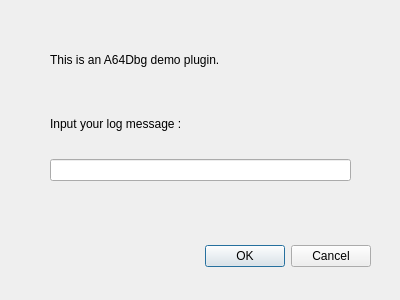
<?xml version="1.0" encoding="UTF-8"?>
<ui version="4.0">
 <class>Dialog</class>
 <widget class="QDialog" name="Dialog">
  <property name="geometry">
   <rect>
    <x>0</x>
    <y>0</y>
    <width>400</width>
    <height>300</height>
   </rect>
  </property>
  <property name="windowTitle">
   <string>ADP Demo</string>
  </property>
  <widget class="QDialogButtonBox" name="buttonBox">
   <property name="geometry">
    <rect>
     <x>30</x>
     <y>240</y>
     <width>341</width>
     <height>32</height>
    </rect>
   </property>
   <property name="orientation">
    <enum>Qt::Horizontal</enum>
   </property>
   <property name="standardButtons">
    <set>QDialogButtonBox::Cancel|QDialogButtonBox::Ok</set>
   </property>
  </widget>
  <widget class="QWidget" name="">
   <property name="geometry">
    <rect>
     <x>50</x>
     <y>30</y>
     <width>301</width>
     <height>151</height>
    </rect>
   </property>
   <layout class="QVBoxLayout" name="verticalLayout">
    <item>
     <widget class="QLabel" name="label">
      <property name="text">
       <string>This is an A64Dbg demo plugin.</string>
      </property>
     </widget>
    </item>
    <item>
     <widget class="QLabel" name="label_2">
      <property name="text">
       <string>Input your log message : </string>
      </property>
     </widget>
    </item>
    <item>
     <widget class="QLineEdit" name="lineEdit"/>
    </item>
   </layout>
  </widget>
 </widget>
 <resources/>
 <connections>
  <connection>
   <sender>buttonBox</sender>
   <signal>accepted()</signal>
   <receiver>Dialog</receiver>
   <slot>accept()</slot>
   <hints>
    <hint type="sourcelabel">
     <x>248</x>
     <y>254</y>
    </hint>
    <hint type="destinationlabel">
     <x>157</x>
     <y>274</y>
    </hint>
   </hints>
  </connection>
  <connection>
   <sender>buttonBox</sender>
   <signal>rejected()</signal>
   <receiver>Dialog</receiver>
   <slot>reject()</slot>
   <hints>
    <hint type="sourcelabel">
     <x>316</x>
     <y>260</y>
    </hint>
    <hint type="destinationlabel">
     <x>286</x>
     <y>274</y>
    </hint>
   </hints>
  </connection>
 </connections>
</ui>
